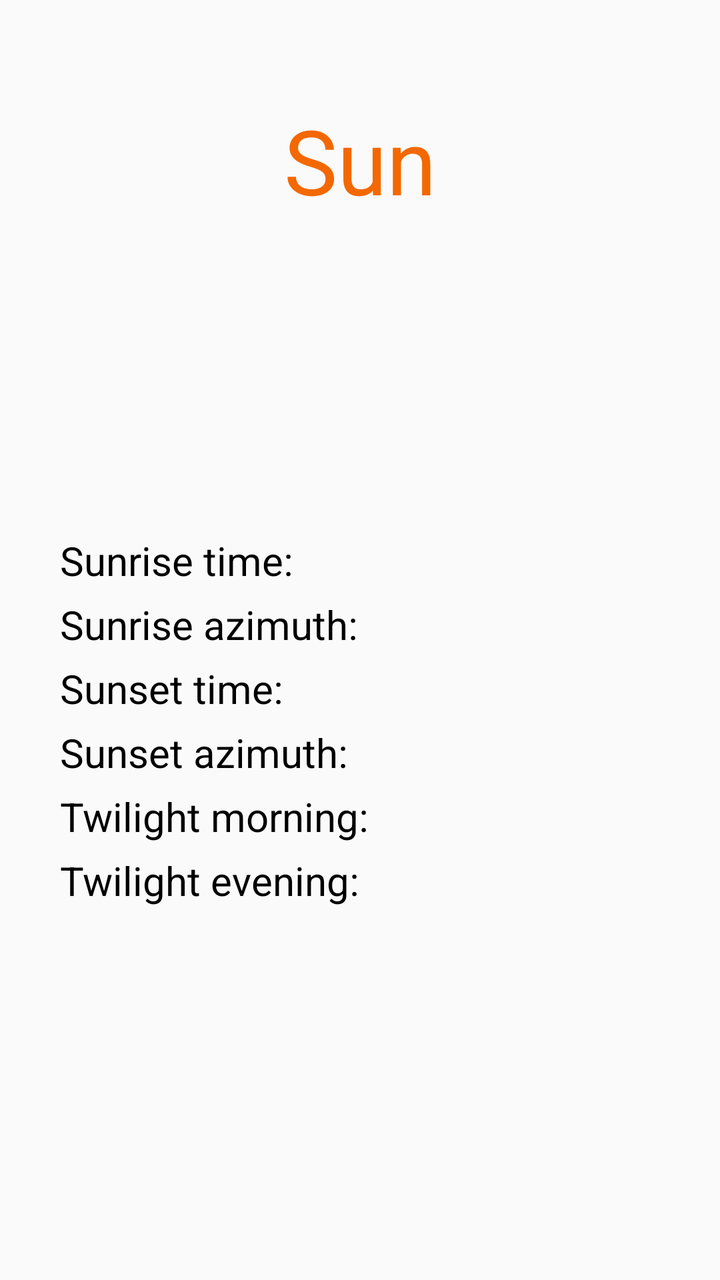
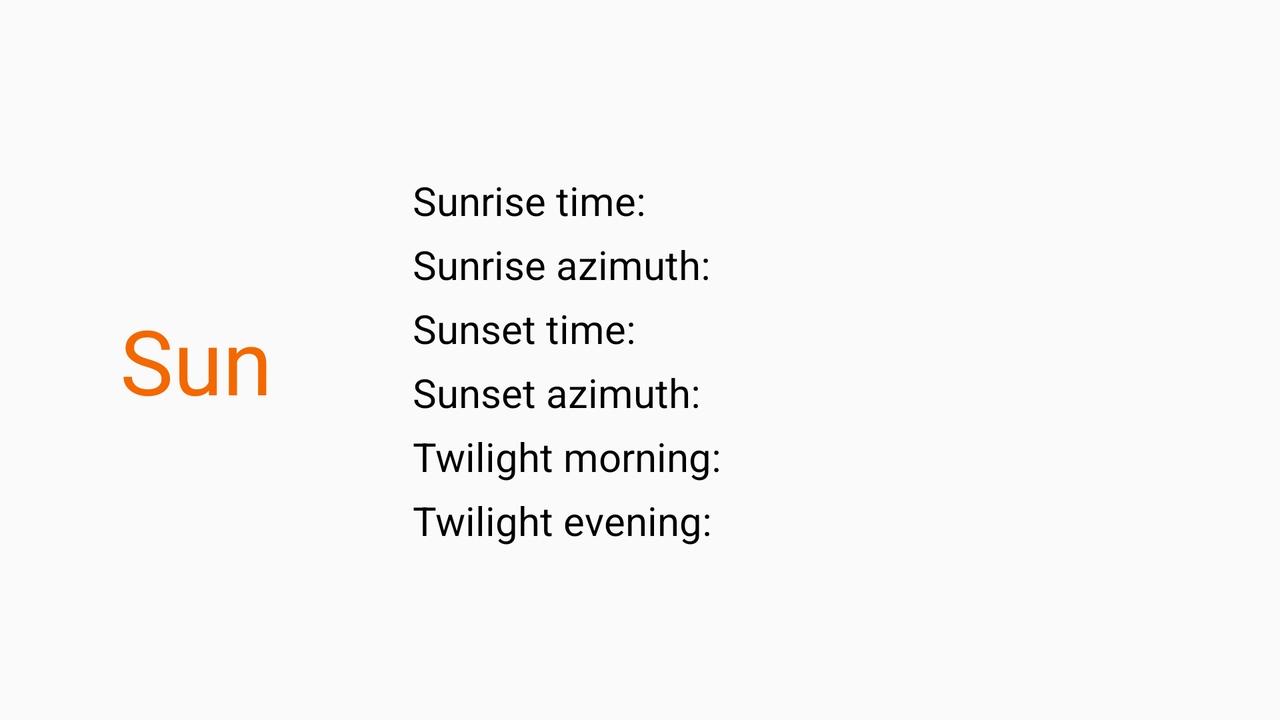

One screen, two layout resources from the same app: the default and the repository's alternative for another configuration. Each is rendered where Android would select it; the XML of both is given below.
<!-- AndroidManifest.xml: application theme AppTheme -->
<!-- res/layout/fragment_sun.xml -->
<?xml version="1.0" encoding="utf-8"?>
<androidx.constraintlayout.widget.ConstraintLayout xmlns:android="http://schemas.android.com/apk/res/android"
    xmlns:app="http://schemas.android.com/apk/res-auto"
    xmlns:tools="http://schemas.android.com/tools"
    android:layout_width="match_parent"
    android:layout_height="match_parent"
    android:background="@drawable/frame_sun"
    android:orientation="vertical"
    android:padding="30dp"
    tools:context=".MoonFragment">


    <TextView
        android:id="@+id/title_sun"
        android:layout_width="0dp"
        android:layout_height="wrap_content"
        android:layout_marginStart="20dp"
        android:layout_marginTop="@dimen/margin"
        android:layout_marginEnd="20dp"
        android:drawableEnd="@drawable/sun"
        android:gravity="center"
        android:text="@string/sun"
        android:textColor="#F36800"
        android:textSize="@dimen/title_size"
        app:layout_constraintEnd_toEndOf="parent"
        app:layout_constraintStart_toStartOf="parent"
        app:layout_constraintTop_toTopOf="parent" />


    <TableLayout
        android:id="@+id/sun_table"
        android:layout_width="match_parent"
        android:layout_height="wrap_content"
        app:layout_constraintBottom_toBottomOf="parent"
        app:layout_constraintEnd_toEndOf="parent"
        app:layout_constraintStart_toStartOf="parent"
        app:layout_constraintTop_toBottomOf="@id/title_sun">

        <TableRow
            android:layout_width="match_parent"
            android:layout_height="match_parent"
            android:layout_marginBottom="5dp">

            <TextView
                android:id="@+id/textView7"
                android:layout_width="0dp"
                android:layout_height="wrap_content"
                android:layout_weight="1.2"
                android:gravity="bottom"
                android:text="@string/sunrise_time"
                android:textColor="#000000"
                android:textSize="@dimen/table_text_size" />

            <TextView
                android:id="@+id/sunrise_time"
                android:layout_width="0dp"
                android:layout_height="match_parent"
                android:layout_weight="1"
                android:gravity="bottom|end"
                android:textColor="#000000"
                android:textSize="@dimen/table_text_size" />

        </TableRow>

        <TableRow
            android:layout_width="match_parent"
            android:layout_height="match_parent"
            android:layout_marginBottom="5dp">

            <TextView
                android:id="@+id/textView8"
                android:layout_width="0dp"
                android:layout_height="wrap_content"
                android:layout_weight="1.2"
                android:text="@string/sunrise_azimuth"
                android:textColor="#000000"
                android:textSize="@dimen/table_text_size" />

            <TextView
                android:id="@+id/sunrise_azimuth"
                android:layout_width="0dp"
                android:layout_height="match_parent"
                android:layout_weight="1"
                android:gravity="bottom|end"
                android:textColor="#000000"
                android:textSize="@dimen/table_text_size"/>
        </TableRow>

        <TableRow
            android:layout_width="match_parent"
            android:layout_height="match_parent"
            android:layout_marginBottom="5dp">

            <TextView
                android:id="@+id/texView9"
                android:layout_width="0dp"
                android:layout_height="wrap_content"
                android:layout_weight="1.2"
                android:gravity="bottom"
                android:text="@string/sunset_time"
                android:textColor="#000000"
                android:textSize="@dimen/table_text_size" />

            <TextView
                android:id="@+id/sunset_time"
                android:layout_width="0dp"
                android:layout_height="match_parent"
                android:layout_weight="1"
                android:gravity="bottom|end"
                android:textColor="#000000"
                android:textSize="@dimen/table_text_size"/>
        </TableRow>

        <TableRow
            android:layout_width="match_parent"
            android:layout_height="match_parent"
            android:layout_marginBottom="5dp">

            <TextView
                android:id="@+id/textView10"
                android:layout_width="0dp"
                android:layout_height="wrap_content"
                android:layout_weight="1.2"
                android:gravity="bottom"
                android:text="@string/sunset_azimuth"
                android:textColor="#000000"
                android:textSize="@dimen/table_text_size" />

            <TextView
                android:id="@+id/sunset_azimuth"
                android:layout_width="0dp"
                android:layout_height="match_parent"
                android:layout_weight="1"
                android:gravity="bottom|end"
                android:textColor="#000000"
                android:textSize="@dimen/table_text_size"/>
        </TableRow>

        <TableRow
            android:layout_width="match_parent"
            android:layout_height="match_parent"
            android:layout_marginBottom="5dp">

            <TextView
                android:id="@+id/texView11"
                android:layout_width="0dp"
                android:layout_height="wrap_content"
                android:layout_weight="1.2"
                android:gravity="bottom"
                android:text="@string/twilight_morning"
                android:textColor="#000000"
                android:textSize="@dimen/table_text_size" />

            <TextView
                android:id="@+id/twilight_morning"
                android:layout_width="0dp"
                android:layout_height="match_parent"
                android:layout_weight="1"
                android:gravity="bottom|end"
                android:textColor="#000000"
                android:textSize="@dimen/table_text_size"/>
        </TableRow>

        <TableRow
            android:layout_width="match_parent"
            android:layout_height="match_parent">

            <TextView
                android:id="@+id/textView12"
                android:layout_width="0dp"
                android:layout_height="wrap_content"
                android:layout_weight="1.2"
                android:gravity="bottom"
                android:text="@string/twilight_evening"
                android:textColor="#000000"
                android:textSize="@dimen/table_text_size" />

            <TextView
                android:id="@+id/twilight_evening"
                android:layout_width="0dp"
                android:layout_height="match_parent"
                android:layout_weight="1"
                android:gravity="bottom|end"
                android:textColor="#000000"
                android:textSize="@dimen/table_text_size"/>
        </TableRow>
    </TableLayout>
</androidx.constraintlayout.widget.ConstraintLayout>
<!-- resources referenced by this layout -->
<resources>
  <dimen name="margin">20dp</dimen>
  <dimen name="table_text_size">20sp</dimen>
  <dimen name="title_size">45sp</dimen>
  <string name="sun">Sun</string>
  <string name="sunrise_azimuth">Sunrise azimuth:</string>
  <string name="sunrise_time">Sunrise time:</string>
  <string name="sunset_azimuth">Sunset azimuth:</string>
  <string name="sunset_time">Sunset time:</string>
  <string name="twilight_evening">Twilight evening:</string>
  <string name="twilight_morning">Twilight morning:</string>
  <style name="AppTheme" parent="Theme.AppCompat.Light.NoActionBar">
          
          <item name="colorPrimary">@color/colorPrimary</item>
          <item name="colorPrimaryDark">@color/colorPrimaryDark</item>
          <item name="colorAccent">#2962FF</item>
      </style>
</resources>
<!-- res/layout-land/fragment_sun.xml (the repository's variant of the layout above) -->
<!-- drawn on the phone turned sideways -->
<?xml version="1.0" encoding="utf-8"?>
<androidx.constraintlayout.widget.ConstraintLayout xmlns:android="http://schemas.android.com/apk/res/android"
    xmlns:app="http://schemas.android.com/apk/res-auto"
    xmlns:tools="http://schemas.android.com/tools"
    android:layout_width="match_parent"
    android:layout_height="match_parent"
    android:background="@drawable/frame_sun"
    android:orientation="vertical"
    android:padding="30dp"
    tools:context=".MoonFragment">


    <TextView
        android:id="@+id/title_sun"
        android:layout_width="wrap_content"
        android:layout_height="wrap_content"
        android:layout_marginStart="30dp"
        android:gravity="center"
        android:text="@string/sun"
        android:textColor="#F36800"
        android:textSize="@dimen/title_size"
        app:layout_constraintBottom_toBottomOf="parent"
        app:layout_constraintStart_toStartOf="parent"
        app:layout_constraintTop_toTopOf="parent" />


    <ImageView
        android:id="@+id/imageView"
        android:layout_width="wrap_content"
        android:layout_height="wrap_content"
        android:layout_marginStart="20dp"
        app:layout_constraintBottom_toBottomOf="parent"
        app:layout_constraintStart_toEndOf="@+id/title_sun"
        app:layout_constraintTop_toTopOf="parent"
        android:src="@drawable/sun" />

    <TableLayout
        android:id="@+id/sun_table"
        android:layout_width="0dp"
        android:layout_height="wrap_content"
        android:layout_marginStart="50dp"
        android:layout_marginEnd="10dp"
        app:layout_constraintBottom_toBottomOf="parent"
        app:layout_constraintEnd_toEndOf="parent"
        app:layout_constraintStart_toEndOf="@id/imageView"
        app:layout_constraintTop_toTopOf="parent">

        <TableRow
            android:layout_width="match_parent"
            android:layout_height="match_parent"
            android:layout_marginBottom="5dp">

            <TextView
                android:id="@+id/textView7"
                android:layout_width="0dp"
                android:layout_height="wrap_content"
                android:layout_weight="1.2"
                android:gravity="bottom"
                android:text="@string/sunrise_time"
                android:textColor="#000000"
                android:textSize="@dimen/table_text_size" />

            <TextView
                android:id="@+id/sunrise_time"
                android:layout_width="0dp"
                android:layout_height="match_parent"
                android:layout_weight="1"
                android:gravity="bottom|end"
                android:textColor="#000000"
                android:textSize="@dimen/table_text_size"/>

        </TableRow>

        <TableRow
            android:layout_width="match_parent"
            android:layout_height="match_parent"
            android:layout_marginBottom="5dp">

            <TextView
                android:id="@+id/textView8"
                android:layout_width="0dp"
                android:layout_height="wrap_content"
                android:layout_weight="1.2"
                android:text="@string/sunrise_azimuth"
                android:textColor="#000000"
                android:textSize="@dimen/table_text_size" />

            <TextView
                android:id="@+id/sunrise_azimuth"
                android:layout_width="0dp"
                android:layout_height="match_parent"
                android:layout_weight="1"
                android:gravity="bottom|end"
                android:textColor="#000000"
                android:textSize="@dimen/table_text_size"/>
        </TableRow>

        <TableRow
            android:layout_width="match_parent"
            android:layout_height="match_parent"
            android:layout_marginBottom="5dp">

            <TextView
                android:id="@+id/texView9"
                android:layout_width="0dp"
                android:layout_height="wrap_content"
                android:layout_weight="1.2"
                android:gravity="bottom"
                android:text="@string/sunset_time"
                android:textColor="#000000"
                android:textSize="@dimen/table_text_size" />

            <TextView
                android:id="@+id/sunset_time"
                android:layout_width="0dp"
                android:layout_height="match_parent"
                android:layout_weight="1"
                android:gravity="bottom|end"
                android:textColor="#000000"
                android:textSize="@dimen/table_text_size"/>
        </TableRow>

        <TableRow
            android:layout_width="match_parent"
            android:layout_height="match_parent"
            android:layout_marginBottom="5dp">

            <TextView
                android:id="@+id/textView10"
                android:layout_width="0dp"
                android:layout_height="wrap_content"
                android:layout_weight="1.2"
                android:gravity="bottom"
                android:text="@string/sunset_azimuth"
                android:textColor="#000000"
                android:textSize="@dimen/table_text_size" />

            <TextView
                android:id="@+id/sunset_azimuth"
                android:layout_width="0dp"
                android:layout_height="match_parent"
                android:layout_weight="1"
                android:gravity="bottom|end"
                android:textColor="#000000"
                android:textSize="@dimen/table_text_size"/>
        </TableRow>

        <TableRow
            android:layout_width="match_parent"
            android:layout_height="match_parent"
            android:layout_marginBottom="5dp">

            <TextView
                android:id="@+id/texView11"
                android:layout_width="0dp"
                android:layout_height="wrap_content"
                android:layout_weight="1.2"
                android:gravity="bottom"
                android:text="@string/twilight_morning"
                android:textColor="#000000"
                android:textSize="@dimen/table_text_size" />

            <TextView
                android:id="@+id/twilight_morning"
                android:layout_width="0dp"
                android:layout_height="match_parent"
                android:layout_weight="1"
                android:gravity="bottom|end"
                android:textColor="#000000"
                android:textSize="@dimen/table_text_size"/>
        </TableRow>

        <TableRow
            android:layout_width="match_parent"
            android:layout_height="match_parent">

            <TextView
                android:id="@+id/textView12"
                android:layout_width="0dp"
                android:layout_height="wrap_content"
                android:layout_weight="1.2"
                android:gravity="bottom"
                android:text="@string/twilight_evening"
                android:textColor="#000000"
                android:textSize="@dimen/table_text_size" />

            <TextView
                android:id="@+id/twilight_evening"
                android:layout_width="0dp"
                android:layout_height="match_parent"
                android:layout_weight="1"
                android:gravity="bottom|end"
                android:textColor="#000000"
                android:textSize="@dimen/table_text_size"/>
        </TableRow>
    </TableLayout>
</androidx.constraintlayout.widget.ConstraintLayout>
<!-- resources referenced by the variant -->
<!-- as the phone turned sideways resolves them -->
<resources>
  <dimen name="table_text_size">20sp</dimen>
  <dimen name="title_size">45sp</dimen>
  <string name="sun">Sun</string>
  <string name="sunrise_azimuth">Sunrise azimuth:</string>
  <string name="sunrise_time">Sunrise time:</string>
  <string name="sunset_azimuth">Sunset azimuth:</string>
  <string name="sunset_time">Sunset time:</string>
  <string name="twilight_evening">Twilight evening:</string>
  <string name="twilight_morning">Twilight morning:</string>
  <style name="AppTheme" parent="Theme.AppCompat.Light.NoActionBar">
          
          <item name="colorPrimary">@color/colorPrimary</item>
          <item name="colorPrimaryDark">@color/colorPrimaryDark</item>
          <item name="colorAccent">#2962FF</item>
      </style>
</resources>
